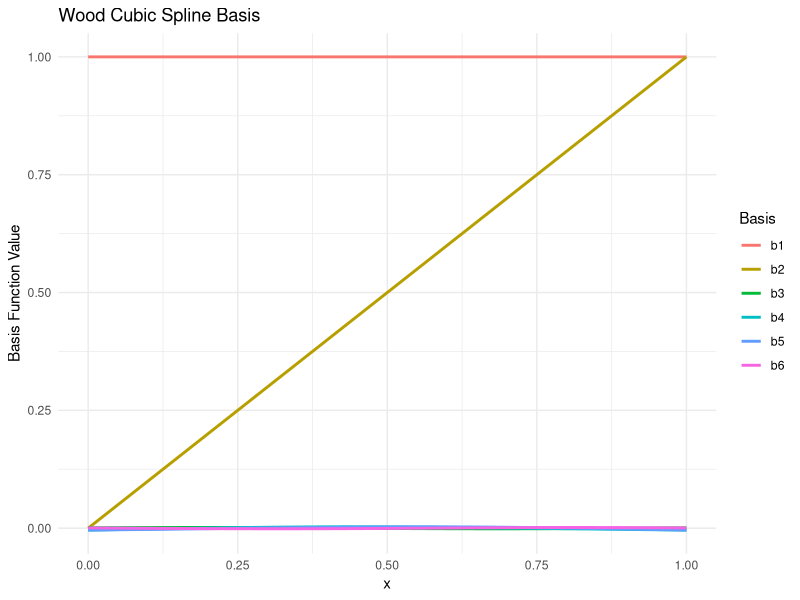

Generate this figure with R: (Note: this script raises an error after producing the figure.)
## ---- chunk 1
knitr::opts_chunk$set(echo = TRUE)
## ---- chunk 2
library(ggplot2)
library(tidyverse)

rm(list=ls())

# Define x
x = seq(0,1, length.out=100)

#x = rnorm(100,0,1)
# We choose equally spaced notes over the range [0,1]
knots = seq(0,1,length.out=6)

# Basis functions per Woods formulation

b1 = function(x) {
  rep(1, length(x))
}

b2 = function(x){
  x
}

R_x_z = function(x, z) {
  ((z - 0.5)^2 - 1/12) * ((x - 0.5)^2 - 1/12) / 4 - 
  ((abs(x - z) - 0.5)^4 - 0.5 * (abs(x - z) - 0.5)^2 + 7/240) / 24
}

# Construct the basis matrix

basis_matrix = cbind(b1(x), b2(x),sapply(knots[-c(1,length(knots))],function(k) R_x_z(x,k)))

basis_design_matrix = basis_matrix %>% as_tibble()
                  
colnames(basis_design_matrix) = c("b1", "b2", "b3", "b4", paste0("b", 5:(4 + length(knots))))
basis_design_matrix = basis_design_matrix %>%
                       mutate(x = x)

basis_melted <- reshape2::melt(basis_design_matrix, id.vars = "x")

ggplot(basis_melted, aes(x = x, y = value, color = variable)) + 
  geom_line(size = 1) + 
  labs(title = "Wood Cubic Spline Basis",
       x = "x", y = "Basis Function Value", color = "Basis") +
  #xlim(0, 1) + 
  theme_minimal()

## ---- chunk 3
# Simulate the data
set.seed(1)
n <- 100
x = rnorm(n,0,1)
#mu = 5 + sin(3 * pi * (x-0.6))
#y <-  rnorm(100, mean = mu, sd = 0.5^2)

y <- 5 + sin(3 * pi * (x-0.6)) + rnorm(n, sd = 0.5^2)


# Define the range for x for fitting
x_fit <- seq(-3, 3, length.out = 100)

# Define the knot locations for fitting
knots_fit <- seq(-3, 3, length.out = 30)

# Construct the basis matrix for fitting
basis_matrix_fit <- cbind(
  b1(x),
  b2(x),
  sapply(knots_fit[-c(1, length(knots_fit))], function(k) R_x_z(x, k))
)

# Fit the penalized regression spline
library(mgcv)
fit <- gam(y ~ s(x, bs = "ps", k = 30))

# Predict using the fitted model
pred <- predict(fit, newdata = data.frame(Xi = x_fit))

# Plot the fitted spline and the original data
plot(x, y, main = "Penalized Regression Spline Fit", xlab = "x", ylab = "y", pch = 16)
lines(x_fit, pred, col = "blue", lwd = 2)

## ---- chunk 4
pulsar_data = read.csv2("Pulsar.csv", header = TRUE, sep=",")
head(pulsar_data)
## ---- chunk 5
